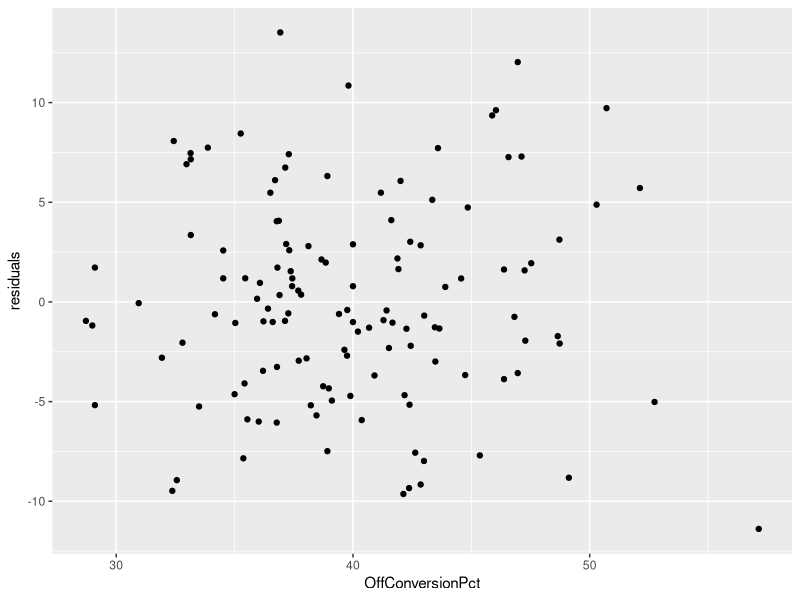
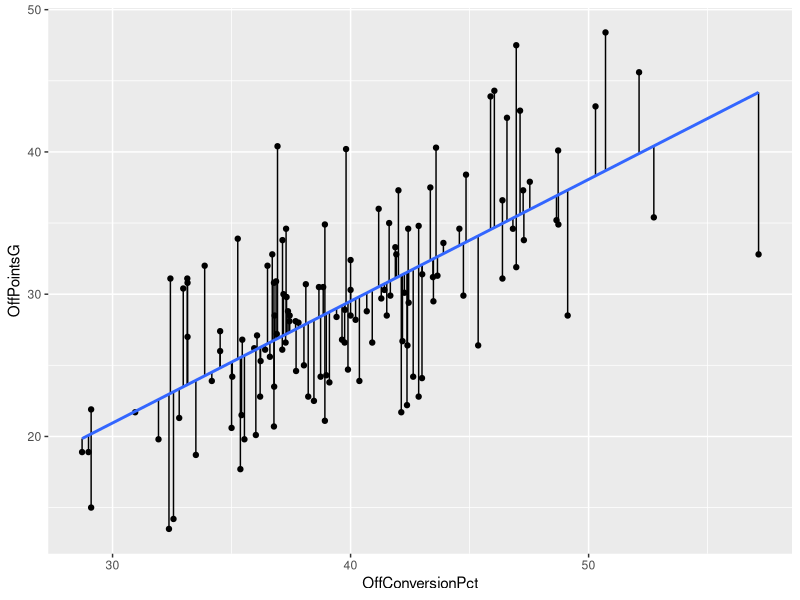
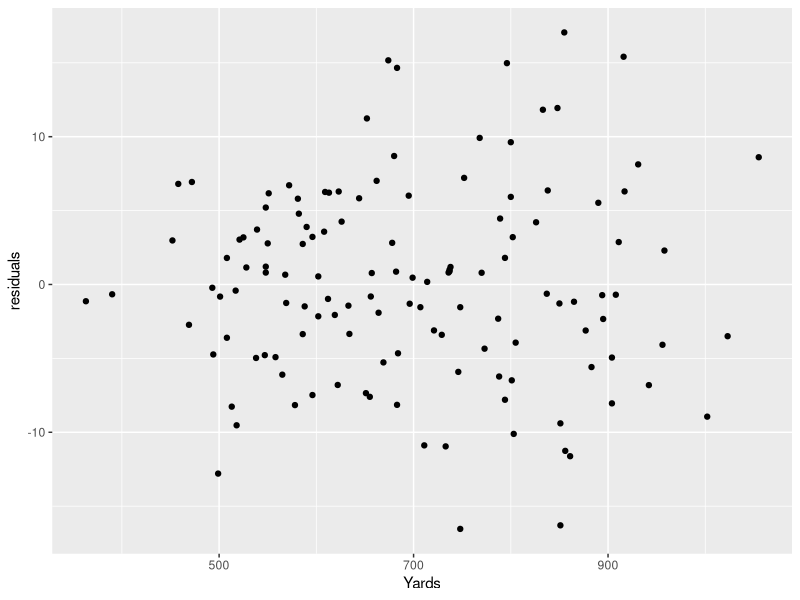
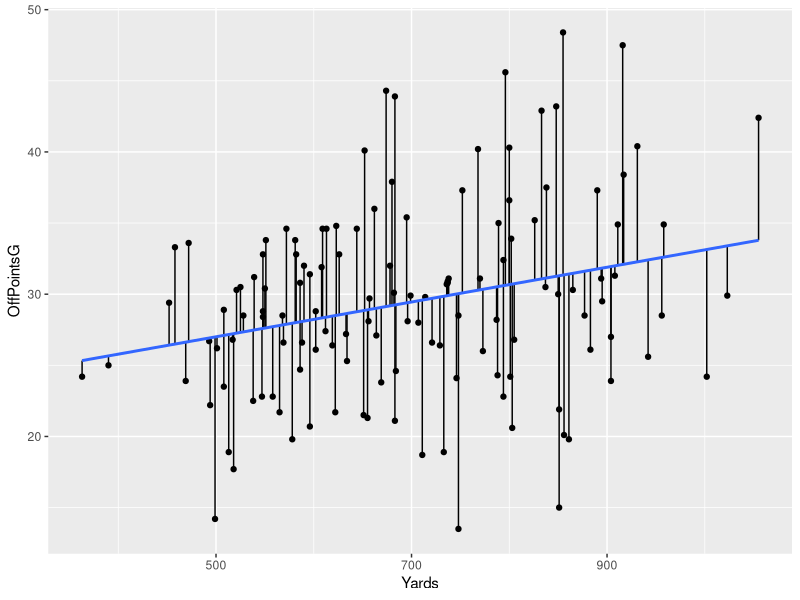

Generate these figures, in order, with R:
## ---- chunk 1
library(tidyverse)
## ---- chunk 2
offense <- read_csv("data/correlations.csv")
## ---- chunk 3
fit <- lm(`OffPointsG` ~ `OffConversionPct`, data = offense)
summary(fit)
## ---- chunk 4
offense$predicted <- predict(fit)
offense$residuals <- residuals(fit)
## ---- chunk 5
offense %>% arrange(desc(residuals))
## ---- chunk 6
ggplot(offense, aes(x=OffConversionPct, y=residuals)) + geom_point()
## ---- chunk 7
ggplot(data=offense, aes(x=OffConversionPct, y=OffPointsG)) + geom_point() + geom_segment(aes(xend = OffConversionPct, yend = predicted)) + geom_smooth(method=lm, se=FALSE)
## ---- chunk 8
penalties <- offense
## ---- chunk 9
pfit <- lm(OffPointsG ~ Yards, data = penalties)
summary(pfit)
## ---- chunk 10
penalties$predicted <- predict(pfit)
penalties$residuals <- residuals(pfit)
## ---- chunk 11
penalties %>% arrange(desc(residuals))
## ---- chunk 12
ggplot(penalties, aes(x=Yards, y=residuals)) + geom_point()
## ---- chunk 13
ggplot(data=penalties, aes(x=Yards, y=OffPointsG)) + geom_point() + geom_segment(aes(xend = Yards, yend = predicted)) + geom_smooth(method=lm, se=FALSE)
